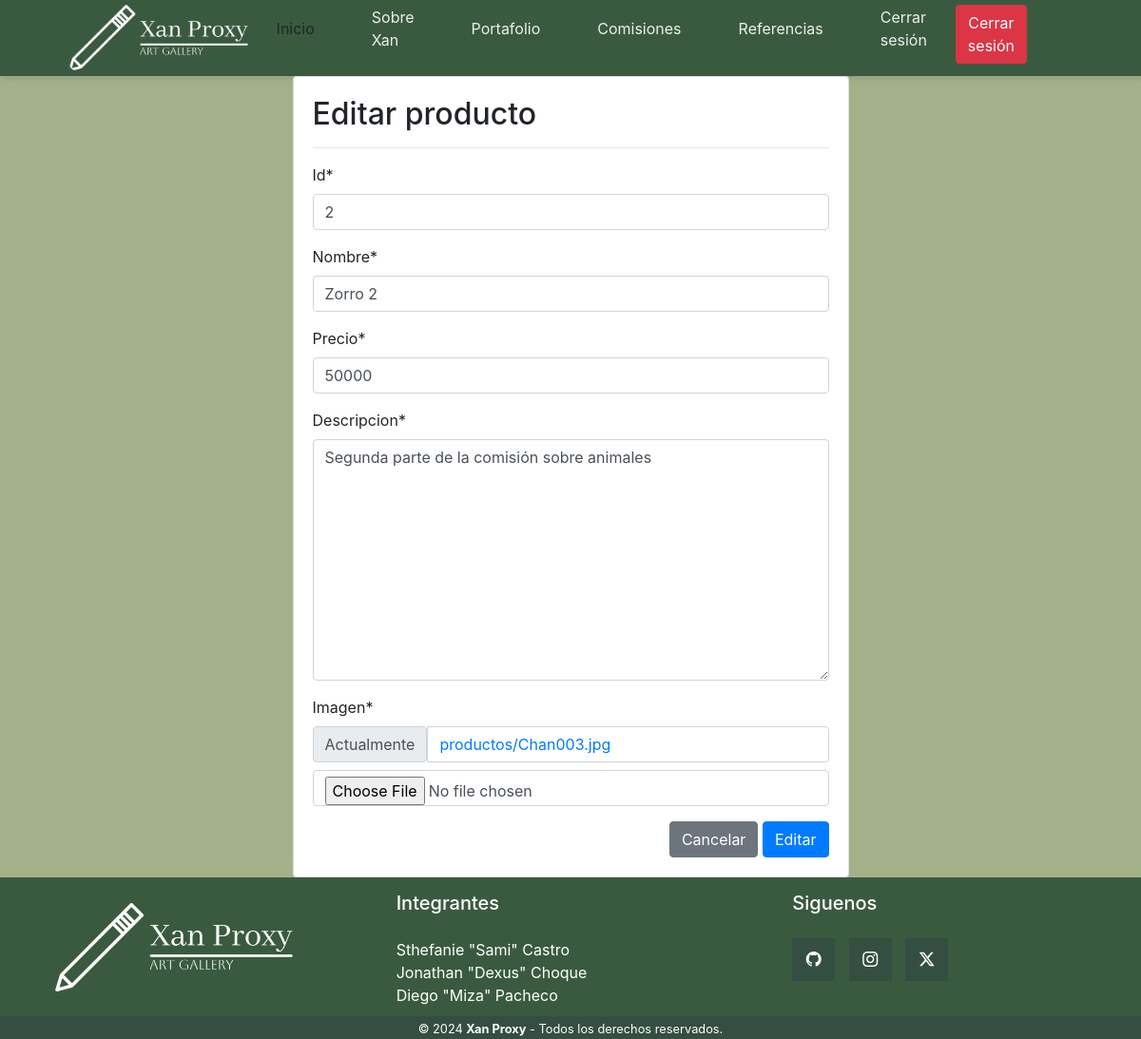
Page /modificar-producto/2/ (signed in) on the committed database.
### web/models.py (models this page shows, shortened)
class Producto(models.Model):
    id = models.IntegerField(primary_key=True)
    nombre = models.CharField(max_length=200)
    precio = models.IntegerField()
    descripcion = models.TextField()
    imagen = models.ImageField(upload_to="productos", null=True)

### web/views.py (the view, shortened to what this page needs)
# urls.py: path('modificar-producto/<id>/', modificar_producto, name="modificar_producto"),
@permission_required('web.change_producto')
def modificar_producto(request, id):
    producto = get_object_or_404(Producto, id=id)
    data = {
        'form' : ProductoForm(instance=producto)
    }
    return render(request, 'web/producto/modificar.html', data)

### web/forms.py
class ProductoForm(forms.ModelForm):
    class Meta:
        model = Producto
        fields = '__all__'

### web/templates/web/producto/modificar.html (shortened to what this page needs)
{% load static %}
<!DOCTYPE html>
<html lang="es">
<head>
    <link rel="stylesheet" href="https://cdn.jsdelivr.net/npm/bootstrap-icons@1.11.3/font/bootstrap-icons.min.css">
    <link rel="stylesheet" href="https://cdn.jsdelivr.net/npm/bootstrap@4.5.3/dist/css/bootstrap.min.css">
    <link rel="stylesheet" href="{% static '/CSS/menu.css' %}">
    <link rel="stylesheet" href="{% static '/CSS/carrusel.css' %}">
    <link rel="stylesheet" href="{% static '/CSS/style_footer.css' %}">
    <link rel="stylesheet" href="{% static '/CSS/paragraph_index.css' %}">
</head>
<body>
    <header class="header">
        <nav>
            <ul>
                <li><img src="{% static '/imgs/logo-xan-proxy.png' %}" alt="logo"></li>
                <li class="hideOnMobile"><a>Inicio</a></li>
                <li class="hideOnMobile"><a href="{% url 'info' %}">Sobre Xan</a></li>
                <li class="hideOnMobile"><a href="{% url 'portafolio' %}">Portafolio</a></li>
                <li class="hideOnMobile"><a href="{% url 'patreon' %}">Comisiones</a></li>
                <li class="hideOnMobile"><a href="{% url 'referencia' %}">Referencias</a></li>
                {% if user.is_authenticated %}
                <li>
                    <a href="{% url 'logout' %}">Cerrar sesión</a>
                </li>
                <li>
                    <form action="{% url 'logout' %}" method="POST">
                        <button type="submit" class="btn btn-danger">Cerrar sesión</button>
                    </form>
                </li>
                {% else %}
                <li>
                    <a href="{% url 'login' %}">Iniciar sesión</a>
                </li>
                {% endif %}
            </ul>
        </nav>
    </header>
        {% load crispy_forms_tags %}
            <div class="row">
                <div class="col-12 col-md-6 offset-md-3">
                    <div class="card">
                        <div class="card-body">
                            <h2>Editar producto</h2>
                            <hr>
                            <form action="" method="post" enctype="multipart/form-data">
                            {{ form | crispy }}
                            <div class="d-flex justify-content-end">
                               <input type="reset" value="Cancelar" class="btn btn-secondary">
                              <input type="submit" value="Editar" class="btn btn-primary">
                            </div>
                            </form>
                        </div>
                    </div>
                </div>
            </div>
    <footer class="pie">
        <div class="grupo-1">
            <div class="caja">
                <figure>
                    <img src="{% static '/imgs/logo-xan-proxy.png' %}" alt="logo xan proxy">
                </figure>
            </div>
            <div class="caja">
                <h2>Integrantes</h2>
                <p>Sthefanie "Sami" Castro <br>Jonathan "Dexus" Choque <br>Diego "Miza" Pacheco</p>
            </div>
            <div class="caja">
                <h2>Siguenos</h2>
                <div class="redes">
                    <a href="https://github.com/MizaBard" target="_blank"><i class="bi bi-github"></i></a>
                    <a href="https://www.instagram.com/purenonsince/" target="_blank"><i class="bi bi-instagram"></i></a>
                    <a href="https://twitter.com/MizaSenpai" target="_blank"><i class="bi bi-twitter-x"></i></a>
                </div>
            </div>
        </div>
        <div class="grupo-2">
            <small>&copy; 2024 <b>Xan Proxy</b> - Todos los derechos reservados.</small>
        </div>
    </footer>
</body>
</html>

### web/static/CSS/menu.css (style rules this page uses)
* { margin: 0; padding: 0; }
body { background-color: #a3b18a; }
nav { background-color: #3a5a40; box-shadow: 3px 3px 5px rgba(0, 0, 0, 0.1); justify-content: space-between; align-items: center; height: 80px; padding: 5px 10%; }
.header img { height: 70px; width: auto; transition: all 0.3s; border-radius: 10px; }
nav ul { width: 100%; list-style: none; display: flex; justify-content: flex-end; align-items: center; }
nav li { height: 50px; }
nav a { height: 100%; padding: 0 30px; text-decoration: none; display: flex; align-items: center; color: #eeeeee; }
nav li:first-child { margin-right: auto; }

### web/static/CSS/style_footer.css (style rules this page uses)
* { margin: 0; padding: 0; box-sizing: border-box; }
body { display: grid; grid-template-rows: auto 1fr auto; min-height: 100vh; }
.pie { width: 100%; background-color: #3a5a40; }
.pie .grupo-1 { width: 100%; max-width: 1200px; margin: auto; display: grid; grid-template-columns: repeat(3, 1fr); grid-gap: 50px; padding: 0px; }
.pie .grupo-1 .caja figure { width: 100%; height: 100%; display: flex; justify-content: center; align-items: center; }
.pie .grupo-1 .caja figure img { width: 250px; }
.pie .grupo-1 .caja h2 { padding-top: 15px; color: rgb(255, 255, 255); margin-bottom: 25px; font-size: 20px; }
.pie .grupo-1 .caja p { color: white; margin-bottom: 10px; }
.pie .grupo-1 .redes a { display: inline-block; text-decoration: none; width: 45px; height: 45px; line-height: 45px; color: rgb(255, 255, 255); margin-right: 10px; background-color: #344e41; text-align: center; }
.pie .grupo-2 { background-color: #344e41; text-align: center; color: white; }

### rows in the picture
Producto: id "2", nombre "Zorro 2", precio "50000", descripcion "Segunda parte de la comisión sobre animales"
